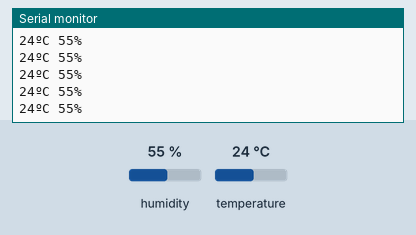
A sketch run on a simulated Arduino Uno, built with avr-gcc and run on an emulated ATmega328P. On the bench: the last lines printed to the serial monitor. Inputs (shaded band) come from the test bench; at power-on: humidity 55 %, temperature 24 °C.

Above: at 1.2 s.
1.3 s: humidity set to 22 %
At 2.2 s:
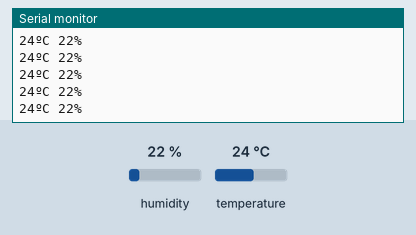
2.8 s: temperature set to 12 °C
At 3.9 s:
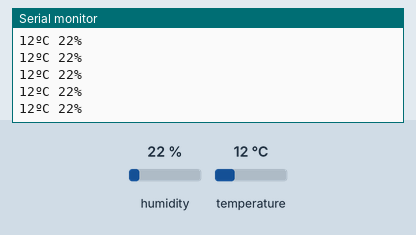
4.3 s: humidity set to 40 %
At 4.9 s:
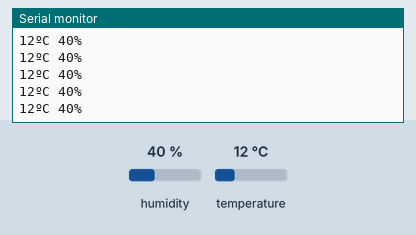
Timing chart, 0 to 7.3 s (numbered marks = the images above; inputs shaded):
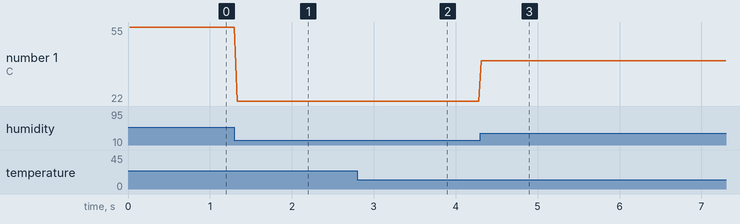

The sketch:

Sensor_temperatura.ino
```cpp
#include <dht.h>   //biblioteca do sensor de umidade e temperatura
#define  dht_pin    5   //pino de sinal do dht11 ligado no digital 5

dht   my_dht;   //objeto para o sensor

int    temperatura = 0x00,   //armazena a temperatura em inteiro
       umidade = 0x00;   //armazena a umidade em inteiro

void setup(){
   Serial.begin(9600);   //serial em 9600 baud rate
}
void loop(){
   my_dht.read11(dht_pin);

   temperatura = my_dht.temperature;
   umidade = my_dht.humidity;

   Serial.print(temperatura);
   Serial.print("ºC ");
   Serial.print(umidade);
   Serial.println("%");
   delay(10);
}
```

Measured:
- after the input at 1.3 s, the serial monitor: prints a new line at once (image 1)
- after the input at 2.8 s, the serial monitor: prints a new line at once (image 2)
- after the input at 4.3 s, the serial monitor: prints a new line at once (image 3)
- plotted number 1: 55 → 22 after the input at 1.3 s, 22 → 40 after the input at 4.3 s
